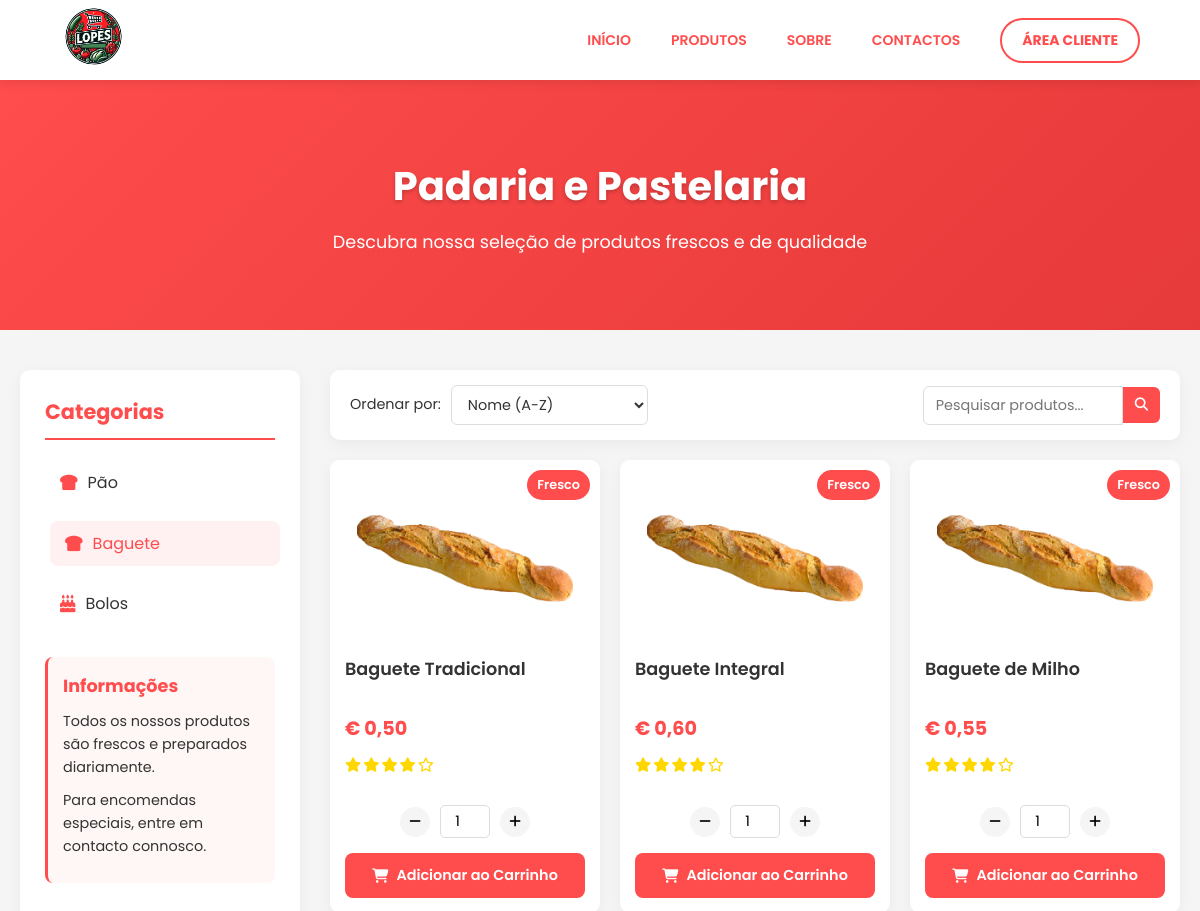
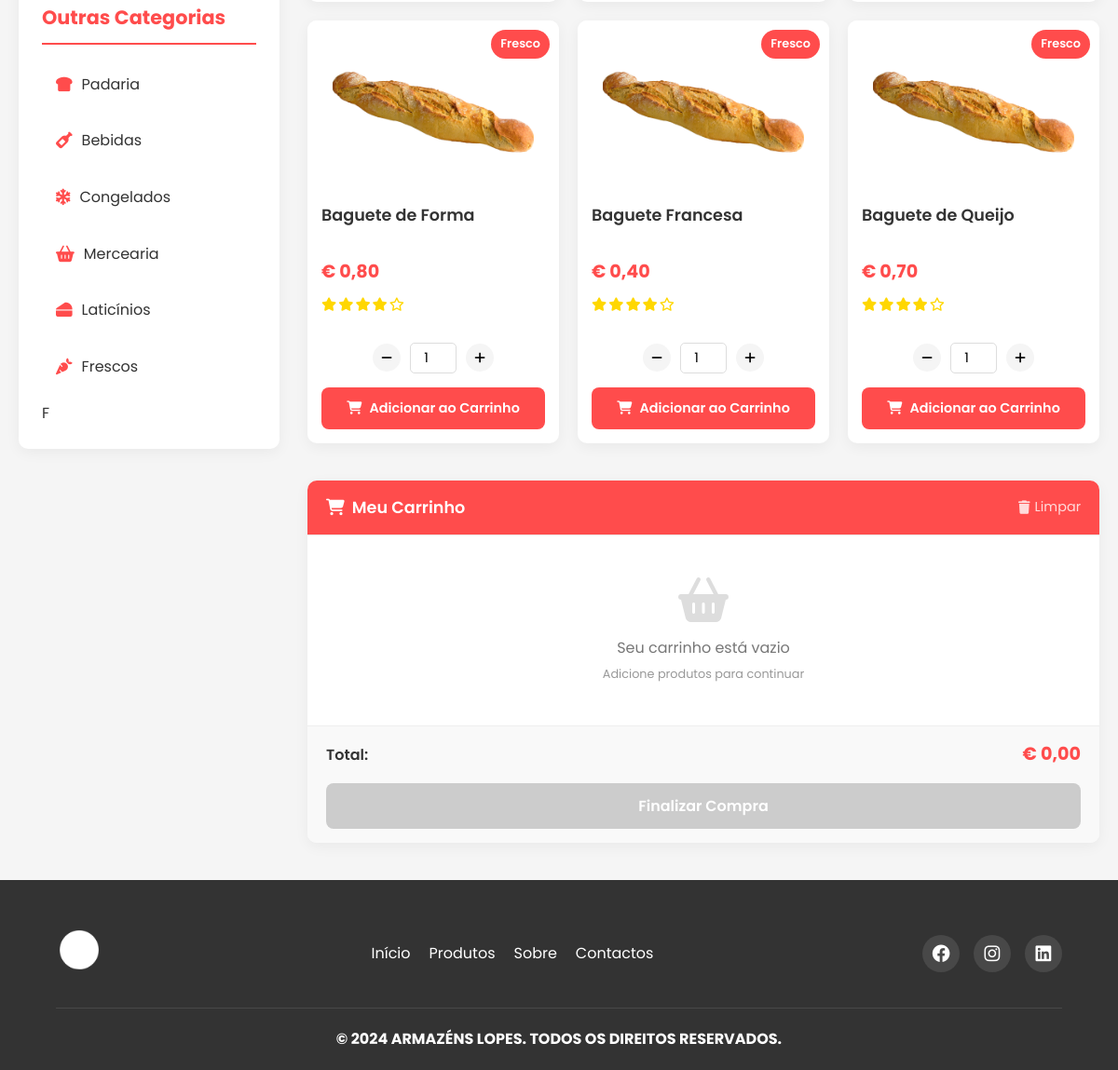
The page /produtos/padaria/padaria2.php (signed in) on the database as committed earlier (2 pictures, top to bottom).
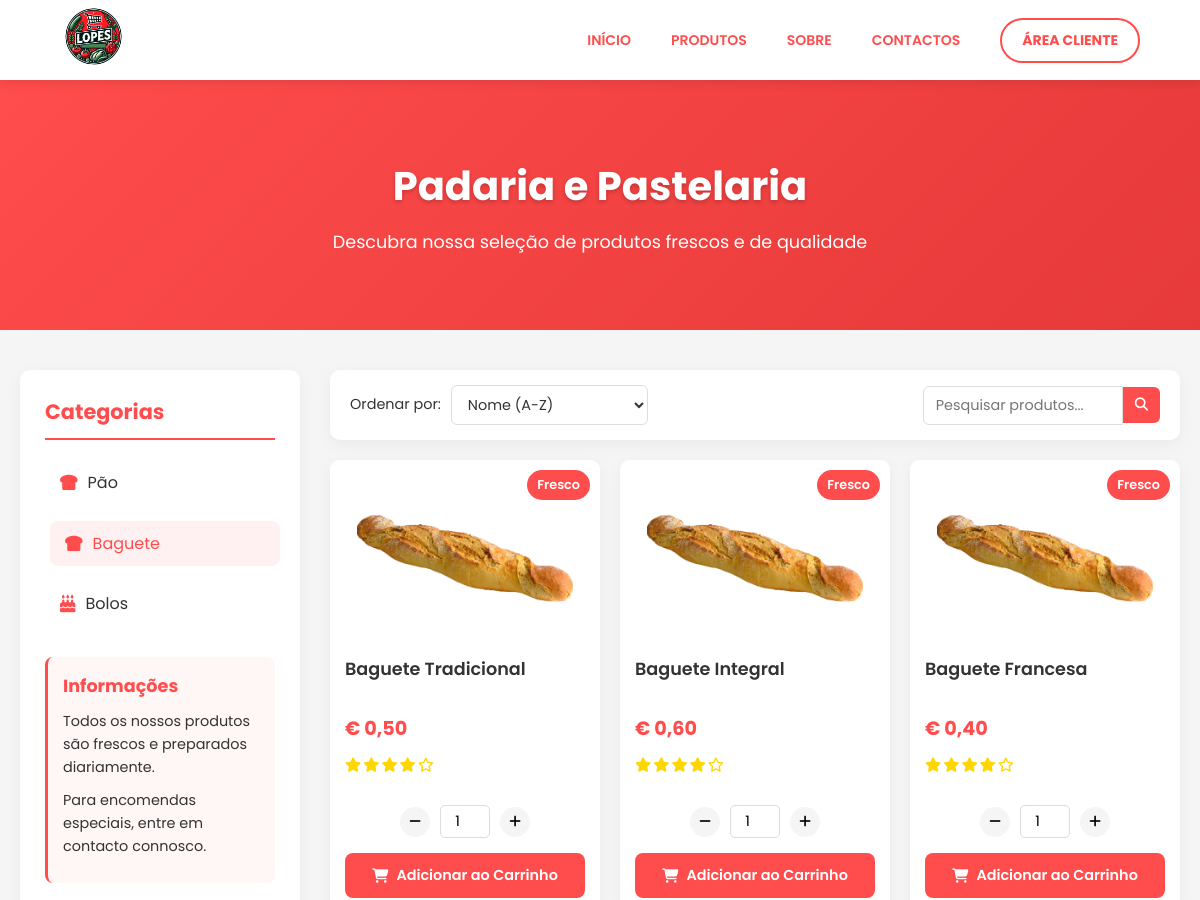
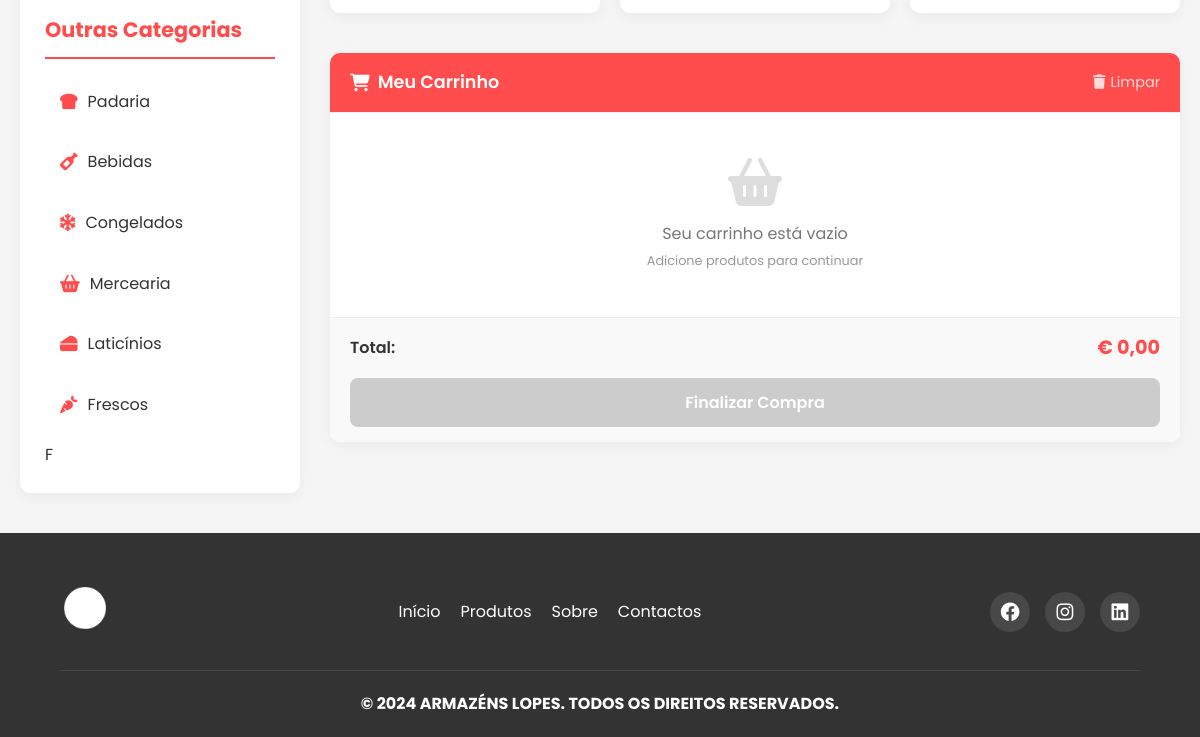
The same page on the database as committed later (2 pictures, top to bottom).
### tables this page shows
CREATE TABLE IF NOT EXISTS `produtos` (
  `id` int(11) NOT NULL AUTO_INCREMENT,
  `nome` varchar(100) NOT NULL,
  `descricao` text DEFAULT NULL,
  `preco` decimal(10,2) NOT NULL,
  `imagem` varchar(255) DEFAULT NULL,
  `categoria` varchar(50) DEFAULT NULL,
  PRIMARY KEY (`id`)
);

### produtos/padaria/padaria2.php (the view, shortened to what the changed rows need)
<?php
include('../db_connect.php');
$categoria = "baguete";
$sql = "SELECT * FROM produtos WHERE categoria = '$categoria'";
$result = $conn->query($sql);
?>
<!DOCTYPE html>
<html lang="pt-PT">
<head>
    <link rel="stylesheet" href="../styles/style.css">
    <link rel="stylesheet" href="https://cdnjs.cloudflare.com/ajax/libs/font-awesome/6.4.0/css/all.min.css">
</head>
<body>
    <div class="page-banner">
        <div class="banner-content">
            <h1>Padaria e Pastelaria</h1>
        </div>
    </div>
    <main>
        <div class="main-container">
            <div class="content-wrapper">
                <div class="product-container">
                    <?php
                    if ($result->num_rows > 0) {
                        while ($row = $result->fetch_assoc()) {
                            echo "<div class='product' data-id='" . $row["id"] . "' data-name='" . $row["nome"] . "' data-price='" . $row["preco"] . "'>";
                            echo "<div class='product-badge'>Fresco</div>";
                            echo "<div class='img-container'>";
                            echo "<img src='" . $row["imagem"] . "' alt='" . $row["nome"] . "'>";
                            echo "</div>";
                            echo "<div class='product-info'>";
                            echo "<h4>" . $row["nome"] . "</h4>";
                            echo "<p class='price'>€ " . number_format($row["preco"], 2, ',', '.') . "</p>";
                            echo "<div class='product-rating'>";
                            echo "<i class='fas fa-star'></i>";
                            echo "<i class='fas fa-star'></i>";
                            echo "<i class='fas fa-star'></i>";
                            echo "<i class='fas fa-star'></i>";
                            echo "<i class='far fa-star'></i>";
                            echo "<span>(4.0)</span>";
                            echo "</div>";
                            echo "</div>";
                            echo "<div class='quantity'>";
                            echo "<button class='btn-minus' data-id='" . $row["id"] . "'><i class='fas fa-minus'></i></button>";
                            echo "<input type='number' value='1' min='1' class='quantity-input' id='qty-" . $row["id"] . "' />";
                            echo "<button class='btn-plus' data-id='" . $row["id"] . "'><i class='fas fa-plus'></i></button>";
                            echo "</div>";
                            echo "<button class='btn-order' data-id='" . $row["id"] . "' data-name='" . $row["nome"] . "' data-price='" . $row["preco"] . "' data-image='" . $row["imagem"] . "'>";
                            echo "<i class='fas fa-shopping-cart'></i> Adicionar ao Carrinho</button>";
                            echo "</div>";
                        }
                    } else {
                        echo "<div class='no-products'>";
                        echo "<i class='fas fa-exclamation-circle'></i>";
                        echo "<p>Nenhum produto encontrado</p>";
                        echo "<p>Tente outra categoria ou volte mais tarde</p>";
                        echo "</div>";
                    }
                    ?>
                </div>
            </div>
        </div>
    </main>
</body>
</html>

Rows that differ between the two databases and show on the page:
removed produtos: imagem (picture), nome "Baguete de Milho", preco "0,55"
removed produtos: imagem (picture), nome "Baguete de Forma", preco "0,80"
removed produtos: imagem (picture), nome "Baguete de Queijo", preco "0,70"
